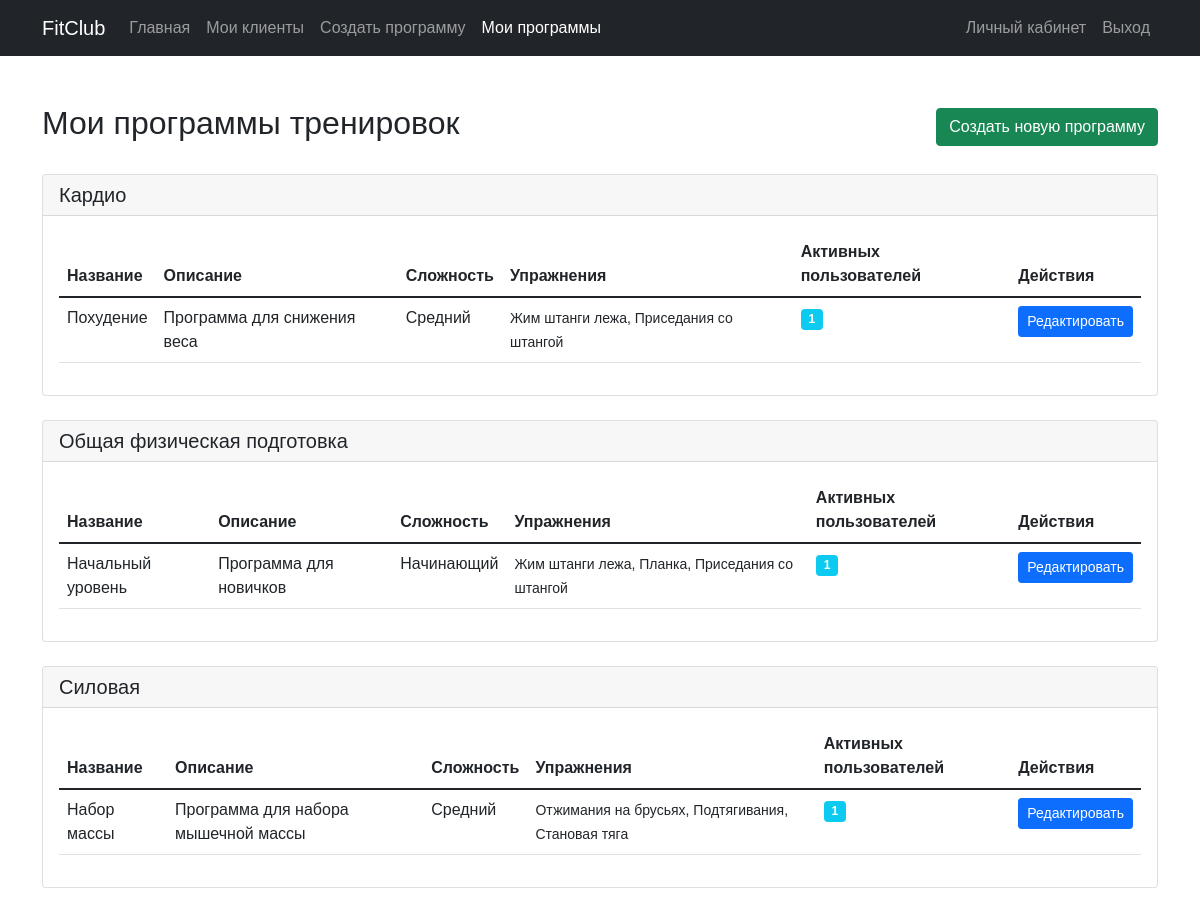
The page /trainer/my_programs.php (signed in) on the database its author committed.
### tables this page shows
CREATE TABLE workout_programs (
    id INT AUTO_INCREMENT PRIMARY KEY,
    name VARCHAR(255) NOT NULL,
    description TEXT,
    type VARCHAR(100),
    difficulty_level ENUM('easy', 'normal', 'hard') DEFAULT 'normal',
    created_by INT NOT NULL,
    created_at TIMESTAMP DEFAULT CURRENT_TIMESTAMP,
    updated_at TIMESTAMP DEFAULT CURRENT_TIMESTAMP ON UPDATE CURRENT_TIMESTAMP,
    FOREIGN KEY (created_by) REFERENCES users(id) ON DELETE CASCADE
);

### trainer/my_programs.php (the view, shortened to what this page needs)
<?php
require_once '../config/db.php';
$sql = "SELECT wp.*,
        COUNT(DISTINCT wd.user_id) as active_users,
        GROUP_CONCAT(DISTINCT e.name SEPARATOR ', ') as exercises
        FROM workout_programs wp
        LEFT JOIN workout_diary wd ON wp.id = wd.program_id
        LEFT JOIN workout_details wdt ON wp.id = wdt.workout_id
        LEFT JOIN exercises e ON wdt.exercise_id = e.id
        WHERE wp.created_by = ?
        GROUP BY wp.id
        ORDER BY wp.type, wp.difficulty_level, wp.name";
$stmt = $conn->prepare($sql);
$stmt->bind_param("i", $_SESSION['user_id']);
$stmt->execute();
$programs = $stmt->get_result()->fetch_all(MYSQLI_ASSOC);
$grouped_programs = [];
foreach ($programs as $program) {
    $grouped_programs[$program['type']][] = $program;
}
?>
<!DOCTYPE html>
<html lang="ru">
<head>
    <link href="https://cdn.jsdelivr.net/npm/bootstrap@5.1.3/dist/css/bootstrap.min.css" rel="stylesheet">
    <link rel="stylesheet" href="../css/style.css">
</head>
<body>
    <nav class="navbar navbar-expand-lg navbar-dark bg-dark">
        <div class="container">
            <a class="navbar-brand" href="../index.php">FitClub</a>
            <div class="collapse navbar-collapse" id="navbarNav">
                <ul class="navbar-nav me-auto">
                    <li class="nav-item">
                        <a class="nav-link" href="../index.php">Главная</a>
                    </li>
                    <li class="nav-item">
                        <a class="nav-link" href="my_clients.php">Мои клиенты</a>
                    </li>
                    <li class="nav-item">
                        <a class="nav-link" href="create_program.php">Создать программу</a>
                    </li>
                    <li class="nav-item">
                        <a class="nav-link active" href="my_programs.php">Мои программы</a>
                    </li>
                </ul>
                <ul class="navbar-nav">
                    <li class="nav-item">
                        <a class="nav-link" href="../profile.php">Личный кабинет</a>
                    </li>
                    <li class="nav-item">
                        <a class="nav-link" href="../logout.php">Выход</a>
                    </li>
                </ul>
            </div>
        </div>
    </nav>
    <div class="container py-5">
        <div class="d-flex justify-content-between align-items-center mb-4">
            <h2>Мои программы тренировок</h2>
            <a href="create_program.php" class="btn btn-success">Создать новую программу</a>
        </div>
        <?php if(empty($programs)): ?>
            <div class="alert alert-info">
                У вас пока нет созданных программ тренировок
            </div>
        <?php else: ?>
            <?php foreach($grouped_programs as $type => $programs): ?>
                <div class="card mb-4">
                    <div class="card-header">
                        <h5 class="mb-0"><?php echo htmlspecialchars($type); ?></h5>
                    </div>
                    <div class="card-body">
                        <div class="table-responsive">
                            <table class="table table-hover">
                                <thead>
                                    <tr>
                                        <th>Название</th>
                                        <th>Описание</th>
                                        <th>Сложность</th>
                                        <th>Упражнения</th>
                                        <th>Активных пользователей</th>
                                        <th>Действия</th>
                                    </tr>
                                </thead>
                                <tbody>
                                    <?php foreach($programs as $program): ?>
                                        <tr>
                                            <td><?php echo htmlspecialchars($program['name']); ?></td>
                                            <td><?php echo htmlspecialchars($program['description']); ?></td>
                                            <td>
                                                <?php
                                                    $difficulty_levels = [
                                                        'easy' => 'Начинающий',
                                                        'normal' => 'Средний',
                                                        'hard' => 'Продвинутый'
                                                    ];
                                                    echo $difficulty_levels[$program['difficulty_level']] ?? $program['difficulty_level'];
                                                ?>
                                            </td>
                                            <td>
                                                <small>
                                                    <?php echo htmlspecialchars($program['exercises'] ?: 'Нет упражнений'); ?>
                                                </small>
                                            </td>
                                            <td>
                                                <span class="badge bg-info">
                                                    <?php echo $program['active_users']; ?>
                                                </span>
                                            </td>
                                            <td>
                                                <div class="btn-group">
                                                    <a href="edit_program.php?id=<?php echo $program['id']; ?>"
                                                       class="btn btn-sm btn-primary">
                                                        Редактировать
                                                    </a>
                                                </div>
                                            </td>
                                        </tr>
                                    <?php endforeach; ?>
                                </tbody>
                            </table>
                        </div>
                    </div>
                </div>
            <?php endforeach; ?>
        <?php endif; ?>
    </div>
</body>
</html>

### css/style.css (style rules this page uses)
body { font-family: 'Arial', sans-serif; }
.card { transition: transform 0.3s; }

### rows shown on the page
workout_programs: name "Похудение", description "Программа для снижения веса", difficulty_level "Средний", exercises "Жим штанги лежа, Приседания со штангой", active_users "1"
workout_programs: name "Начальный уровень", description "Программа для новичков", difficulty_level "Начинающий", exercises "Жим штанги лежа, Планка, Приседания со штангой", active_users "1"
workout_programs: name "Набор массы", description "Программа для набора мышечной массы", difficulty_level "Средний", exercises "Отжимания на брусьях, Подтягивания, Становая тяга", active_users "1"

### other values the page prints
$type "Кардио"
$type "Общая физическая подготовка"
$type "Силовая"
